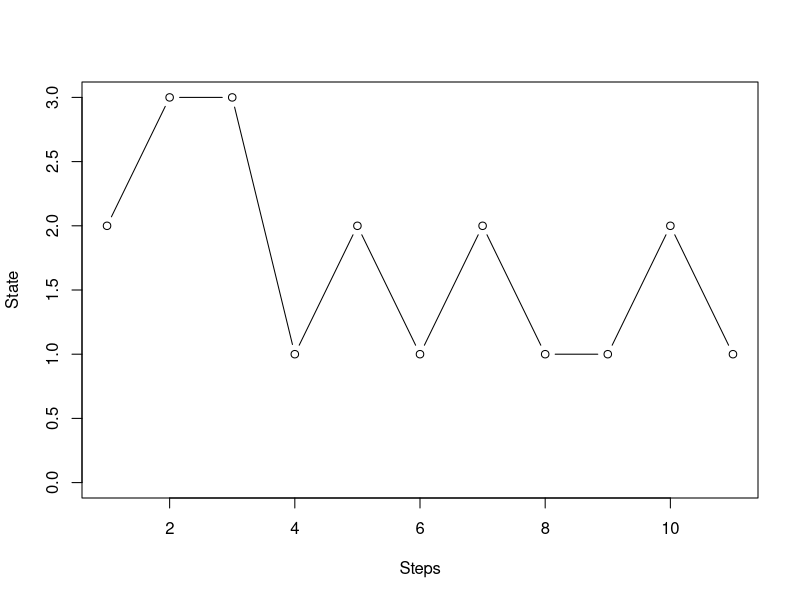

The R script that drew this image:
rm(list=ls())

# In this problem we assume three states (1,2,3).
# We define one step transition probability matrix as follows.
transition_matrix=rbind(c(0.5,0.5,0),c(0.75,0,0.25),c(0.33,0.33,0.33))
transition_matrix


transition<-function(current_state,transition_matrix){
  next_state=sample(1:3,1,prob=transition_matrix[current_state,])
  current_state=next_state
  return(current_state)
}

initial_state=2
all_states=c(initial_state)
for(i in 1:10){
  current_state=transition(initial_state,transition_matrix)
  all_states=append(all_states,current_state)
  initial_state=current_state
}
plot(all_states,xlim=c(1,11),ylim=c(0,3),xlab = "Steps",ylab = "State",type="b")


